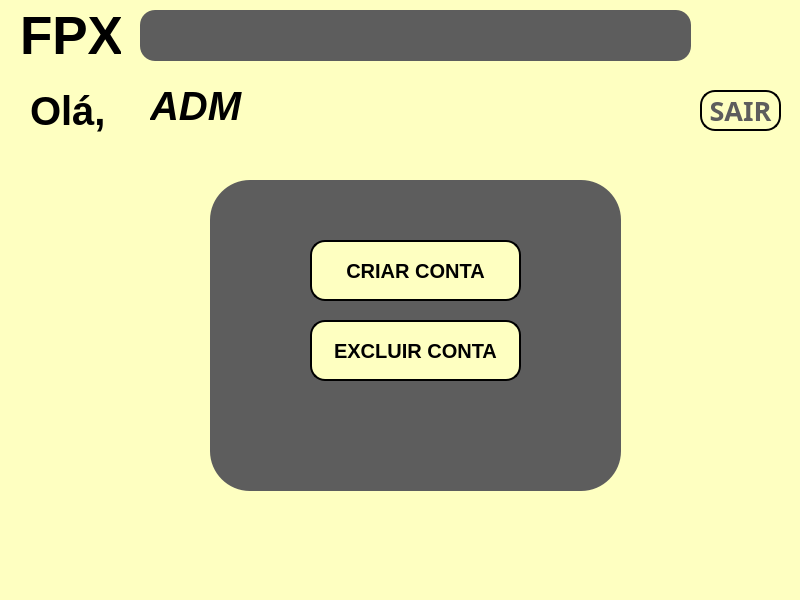
<?xml version="1.0" encoding="UTF-8"?>
<ui version="4.0">
 <class>MainWindow</class>
 <widget class="QMainWindow" name="MainWindow">
  <property name="geometry">
   <rect>
    <x>0</x>
    <y>0</y>
    <width>800</width>
    <height>600</height>
   </rect>
  </property>
  <property name="minimumSize">
   <size>
    <width>800</width>
    <height>600</height>
   </size>
  </property>
  <property name="maximumSize">
   <size>
    <width>800</width>
    <height>600</height>
   </size>
  </property>
  <property name="windowTitle">
   <string>Tela Inicial</string>
  </property>
  <property name="windowIcon">
   <iconset>
    <normaloff>../../../Downloads/guilherme puto/sources/Icone janela.png</normaloff>../../../Downloads/guilherme puto/sources/Icone janela.png</iconset>
  </property>
  <property name="styleSheet">
   <string notr="true">background-color: rgb(254, 255, 193);</string>
  </property>
  <widget class="QWidget" name="centralwidget">
   <widget class="QLabel" name="label">
    <property name="geometry">
     <rect>
      <x>20</x>
      <y>10</y>
      <width>101</width>
      <height>51</height>
     </rect>
    </property>
    <property name="font">
     <font>
      <pointsize>40</pointsize>
      <weight>75</weight>
      <bold>true</bold>
     </font>
    </property>
    <property name="text">
     <string>FPX</string>
    </property>
   </widget>
   <widget class="QLabel" name="label_2">
    <property name="geometry">
     <rect>
      <x>30</x>
      <y>80</y>
      <width>131</width>
      <height>61</height>
     </rect>
    </property>
    <property name="font">
     <font>
      <pointsize>30</pointsize>
      <weight>75</weight>
      <bold>true</bold>
     </font>
    </property>
    <property name="text">
     <string>Olá, </string>
    </property>
   </widget>
   <widget class="QLabel" name="label_3">
    <property name="geometry">
     <rect>
      <x>150</x>
      <y>80</y>
      <width>521</width>
      <height>51</height>
     </rect>
    </property>
    <property name="font">
     <font>
      <pointsize>30</pointsize>
      <weight>75</weight>
      <italic>true</italic>
      <bold>true</bold>
     </font>
    </property>
    <property name="text">
     <string>ADM</string>
    </property>
   </widget>
   <widget class="QFrame" name="frame">
    <property name="geometry">
     <rect>
      <x>140</x>
      <y>10</y>
      <width>551</width>
      <height>51</height>
     </rect>
    </property>
    <property name="styleSheet">
     <string notr="true">background-color: rgb(93, 93, 93);
border-radius: 15px;
border-style: outset;
border- width: 2px;</string>
    </property>
    <property name="frameShape">
     <enum>QFrame::StyledPanel</enum>
    </property>
    <property name="frameShadow">
     <enum>QFrame::Raised</enum>
    </property>
   </widget>
   <widget class="QPushButton" name="pushButton">
    <property name="geometry">
     <rect>
      <x>700</x>
      <y>90</y>
      <width>81</width>
      <height>41</height>
     </rect>
    </property>
    <property name="font">
     <font>
      <family>Yu Gothic</family>
      <pointsize>20</pointsize>
      <weight>75</weight>
      <italic>false</italic>
      <bold>true</bold>
     </font>
    </property>
    <property name="styleSheet">
     <string notr="true">color: rgb(93, 93, 93);
border-style: outset;
border-width: 2px;
border-radius: 15px;
border-color: black;</string>
    </property>
    <property name="text">
     <string>SAIR</string>
    </property>
   </widget>
   <widget class="QFrame" name="frame_2">
    <property name="geometry">
     <rect>
      <x>210</x>
      <y>180</y>
      <width>411</width>
      <height>311</height>
     </rect>
    </property>
    <property name="styleSheet">
     <string notr="true">background-color: rgb(93, 93, 93);
border-radius: 40px;
border-style: outset;
border- width: 4px;</string>
    </property>
    <property name="frameShape">
     <enum>QFrame::StyledPanel</enum>
    </property>
    <property name="frameShadow">
     <enum>QFrame::Raised</enum>
    </property>
    <widget class="QPushButton" name="pushButton_2">
     <property name="geometry">
      <rect>
       <x>100</x>
       <y>60</y>
       <width>211</width>
       <height>61</height>
      </rect>
     </property>
     <property name="font">
      <font>
       <pointsize>15</pointsize>
       <weight>75</weight>
       <bold>true</bold>
      </font>
     </property>
     <property name="styleSheet">
      <string notr="true">background-color: rgb(254, 255, 193);
border-style: outset;
border-width: 2px;
border-radius: 15px;
border-color: black;</string>
     </property>
     <property name="text">
      <string>CRIAR CONTA</string>
     </property>
    </widget>
    <widget class="QPushButton" name="pushButton_4">
     <property name="geometry">
      <rect>
       <x>100</x>
       <y>140</y>
       <width>211</width>
       <height>61</height>
      </rect>
     </property>
     <property name="font">
      <font>
       <pointsize>15</pointsize>
       <weight>75</weight>
       <bold>true</bold>
      </font>
     </property>
     <property name="styleSheet">
      <string notr="true">background-color: rgb(254, 255, 193);
border-style: outset;
border-width: 2px;
border-radius: 15px;
border-color: black;</string>
     </property>
     <property name="text">
      <string>EXCLUIR CONTA</string>
     </property>
    </widget>
   </widget>
  </widget>
  <widget class="QMenuBar" name="menubar">
   <property name="geometry">
    <rect>
     <x>0</x>
     <y>0</y>
     <width>800</width>
     <height>21</height>
    </rect>
   </property>
  </widget>
  <widget class="QStatusBar" name="statusbar"/>
 </widget>
 <resources/>
 <connections/>
</ui>
